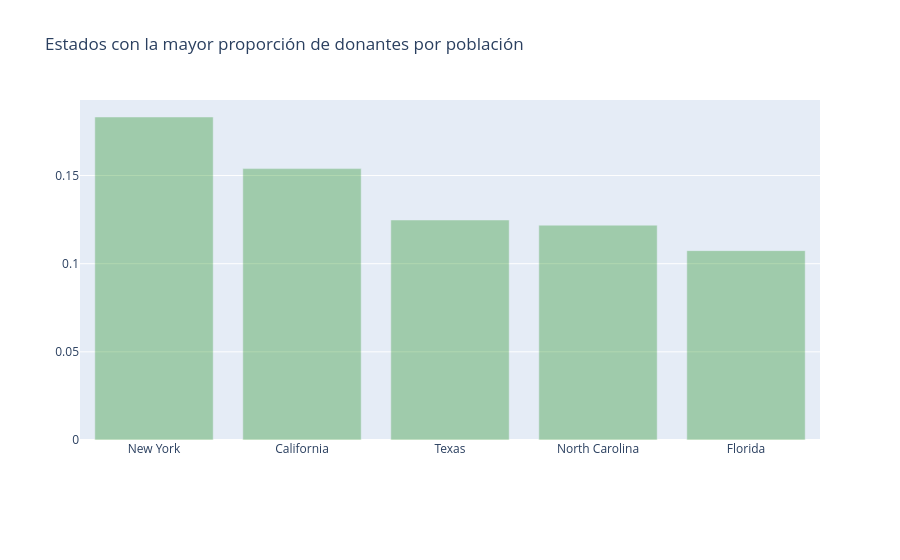

Here is the notebook cell this chart was saved with:
### Code cell
# Población por estado según el censo de 2013
census_2013 = {'Mississippi': 2991207, 'Iowa': 3090416, 'Oklahoma': 3850568, 'Delaware': 925749, 'Minnesota': 5420380, 'Alaska': 735132, 'Illinois': 12882135, 'Arkansas': 2959373, 'New Mexico': 2085287, 'Indiana': 6570902, 'Maryland': 5928814, 'Louisiana': 4625470, 'Texas': 26448193, 'Wyoming': 582658, 'Arizona': 6626624, 'Wisconsin': 5742713, 'Michigan': 9895622, 'Kansas': 2893957, 'Utah': 2900872, 'Virginia': 8260405, 'Oregon': 3930065, 'Connecticut': 3596080, 'New York': 19651127, 'California': 38332521, 'Massachusetts': 6692824, 'West Virginia': 1854304, 'South Carolina': 4774839, 'New Hampshire': 1323459, 'Vermont': 626630, 'Georgia': 9992167, 'North Dakota': 723393, 'Pennsylvania': 12773801, 'Florida': 19552860, 'Hawaii': 1404054, 'Kentucky': 4395295, 'Rhode Island': 1051511, 'Nebraska': 1868516, 'Missouri': 6044171, 'Ohio': 11570808, 'Alabama': 4833722, 'South Dakota': 844877, 'Colorado': 5268367, 'Idaho': 1612136, 'New Jersey': 8899339, 'Washington': 6971406, 'North Carolina': 9848060, 'Tennessee': 6495978, 'Montana': 1015165, 'District of Columbia': 646449, 'Nevada': 2790136, 'Maine': 1328302}

# Contar la cantidad de donantes por estado a partir del DataFrame original
donors_from_states = dict(donors_df['Donor State'].value_counts())

don_pop = {}
for state, don in donors_from_states.items():
    # Si el estado no está en el diccionario del censo, se ignora
    if state not in census_2013:
        continue
    # Calcular la tasa de donantes por cada 100,000 habitantes
    don_pop[state] = float(don) * 100000 / census_2013[state]

import operator
# Ordenar los estados de mayor a menor según su tasa de donantes
don_pop = sorted(don_pop.items(), key=operator.itemgetter(1), reverse=True)

# Extraer los nombres de los estados (xx) y las tasas (yy), omitiendo el primer elemento [1:]
xx = [x[0] for x in (don_pop)][1:]
yy = [x[1] for x in (don_pop)][1:]

# Configurar el gráfico de barras con Plotly
trace2 = go.Bar(
    x=xx,
    y=yy,
    name='Donantes por población',
    marker=dict(color='green'),
    opacity=0.3)

data = [trace2]

# Configurar el diseño (layout) del gráfico
layout = go.Layout(
    barmode='group',
    legend=dict(dict(x=-.1, y=1.2)),
    margin=dict(b=120),
    title='Estados con la mayor proporción de donantes por población',)

# Crear y mostrar la figura
fig = go.Figure(data=data, layout=layout)
iplot(fig, filename='barras-agrupadas')

### Figure 1 — Plotly figure (JSON) as saved in the notebook; plotly's stock layout.template omitted (floating-point values rounded to 4 significant figures)
{"data": [{"marker": {"color": "green"}, "name": "Donantes por población", "opacity": 0.3, "type": "bar", "x": ["New York", "California", "Texas", "North Carolina", "Florida"], "y": [0.1832, 0.1539, 0.1248, 0.1219, 0.1074]}], "layout": {"barmode": "group", "legend": {"x": -0.1, "y": 1.2}, "margin": {"b": 120}, "title": {"text": "Estados con la mayor proporción de donantes por población"}}}
